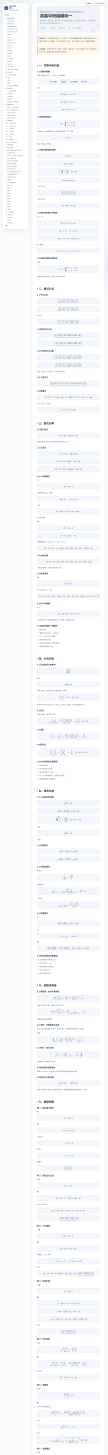
#> input picture .tmp-mathml/30-fallback-full.png, 1180 x 16000 px, found by its file name (shown at 1/11 size)
$ python crop2.py
#> lines starting #> are read from the running program, lines starting #| are printed output that depends on the picture
import os
from PIL import Image

out = r"D:\GitHub\my_web\.tmp-mathml"
im = Image.open(os.path.join(out, "30-fallback-full.png"))
#> im is the input picture: PIL image 1180x16000 RGB; mean R, G, B 248.1, 249.5, 251.4
W, H = im.size
#> W = 1180; H = 16000
print("fallback", W, H)
#| fallback 1180 16000
for y in (7300, 8900, 10500, 12100, 13300):
    im.crop((0, y, W, min(y + 1150, H))).save(os.path.join(out, "fixcrop-%d.png" % y))
    print("crop", y)
#> this loop made 5 passes
#> pass 1, `im.crop((0, y, W, min(y + 1150, H))).save(os.path.join(out, "fixcrop-%..`:
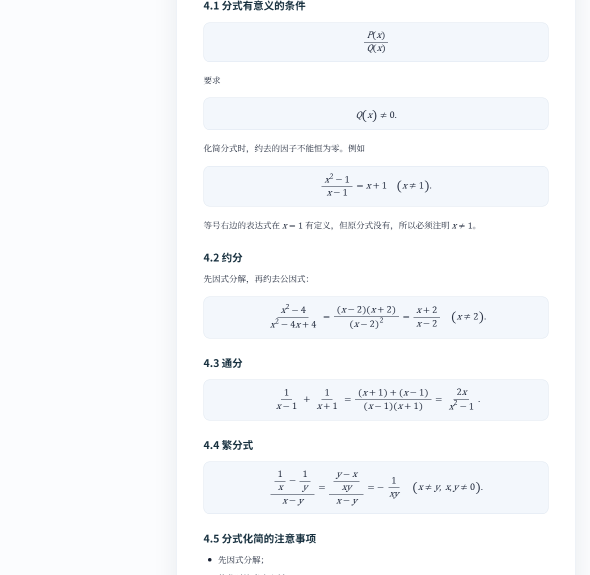
#> saved as fixcrop-7300.png: PIL image 1180x1150 RGB (shown at 1/2 size); mean R, G, B 247.9, 249.5, 251.6
#> pass 2, `im.crop((0, y, W, min(y + 1150, H))).save(os.path.join(out, "fixcrop-%..`:
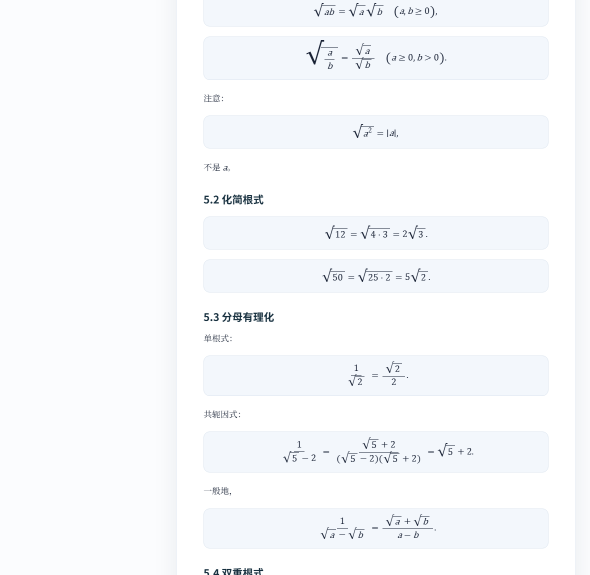
#> saved as fixcrop-8900.png: PIL image 1180x1150 RGB (shown at 1/2 size); mean R, G, B 248.2, 249.8, 252.1
